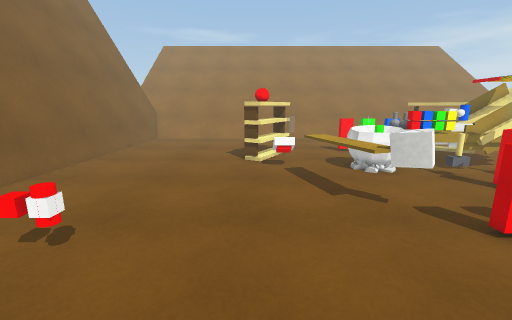
View 1 (above)

22 first-person views from a walk through a scene from a Unity 3-D project. The camera is 1.5 m above the floor, tilts 12° down and sees 90° across. Doors are open. The floor is counted in squares, 0.5 m on a side. Each view is taken from the middle of a square. On the plan, view 1 faces up. The plan holds only what a view shows up to about 19 squares ahead; the rest is blank. The place goes on beyond the plan. The player character is not drawn. Surface patterns are stand-ins for the level's own textures.

View 2
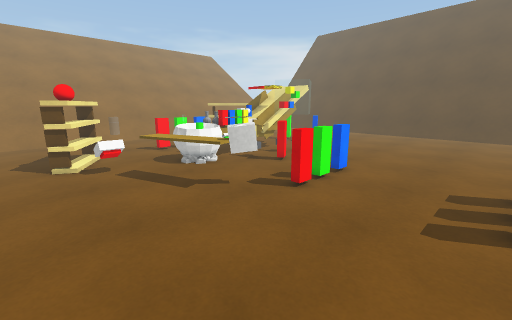

View 3
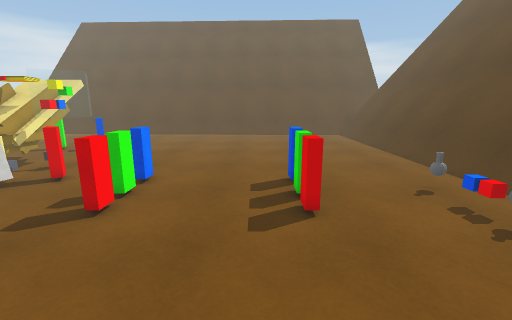

View 4
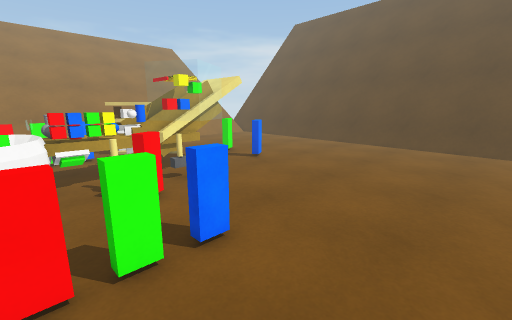

View 5
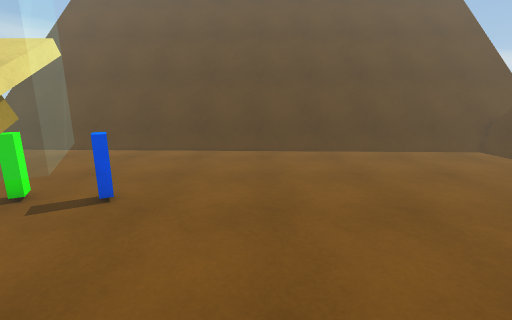

View 6
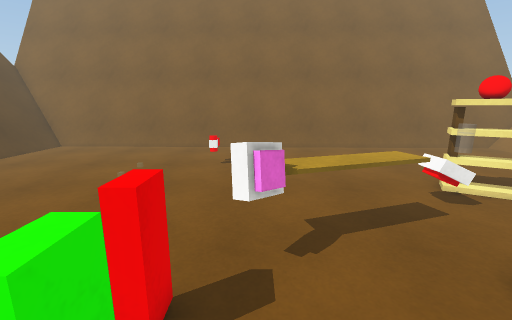

View 7
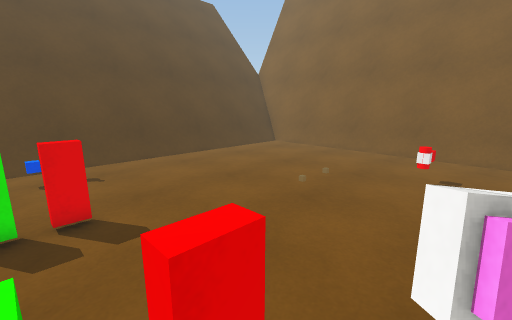

View 8
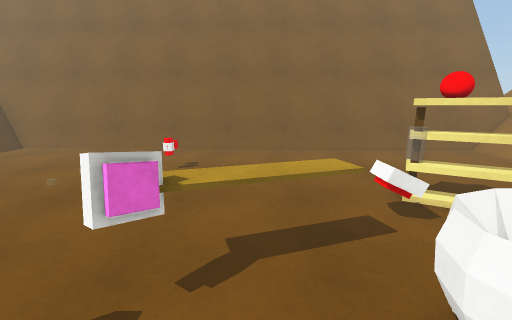

View 9
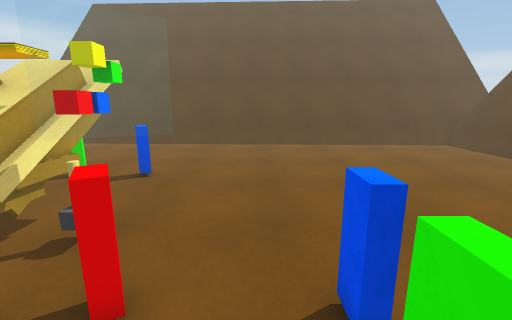

View 10
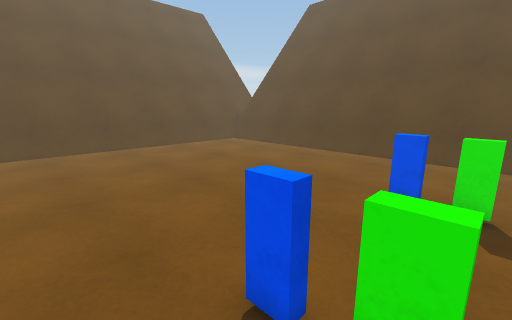

View 11
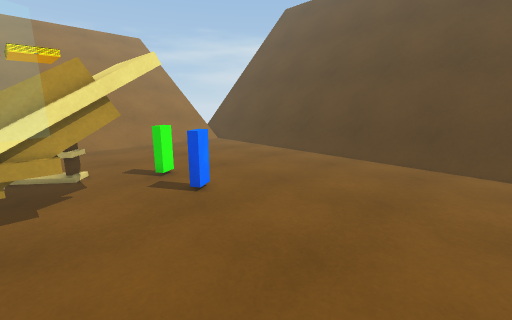

View 12
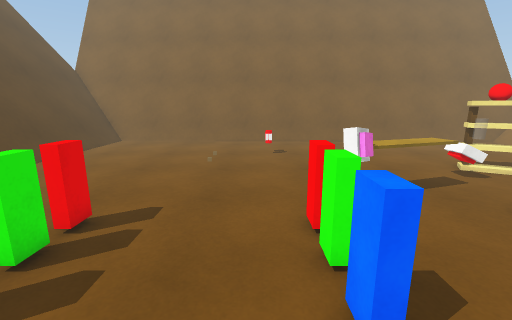

View 13
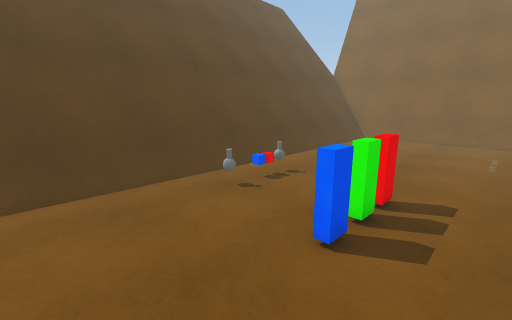

View 14
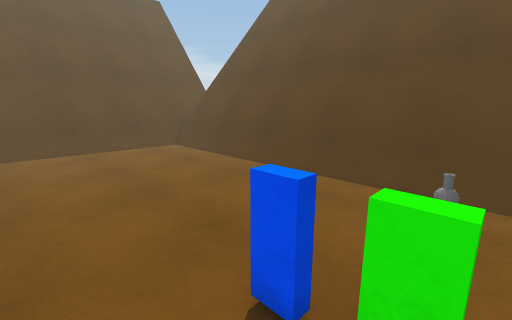

View 15
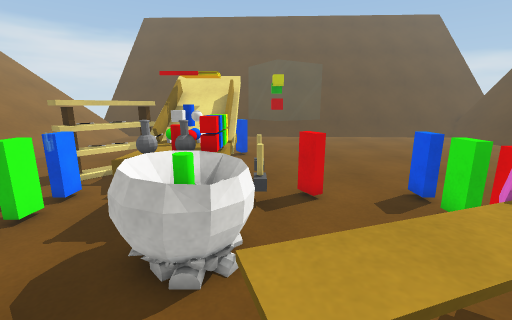

View 16
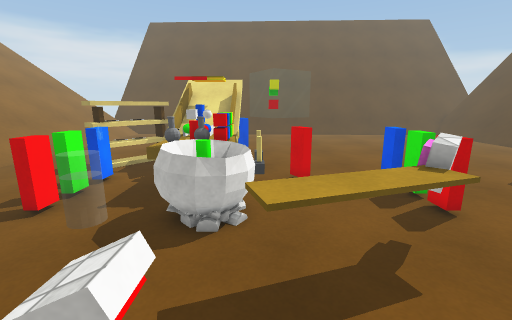

View 17
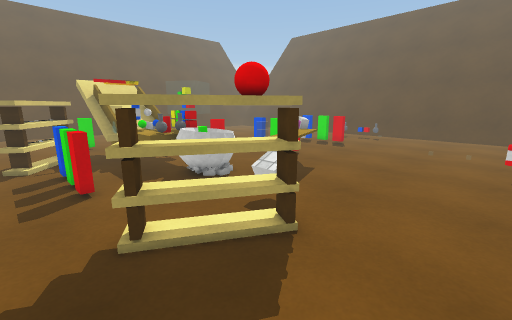

View 18
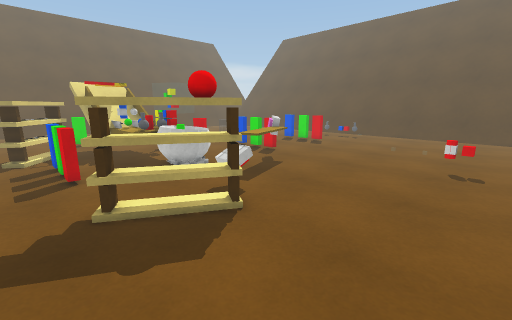

View 19
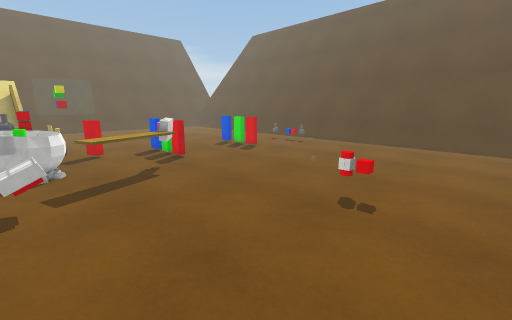

View 20
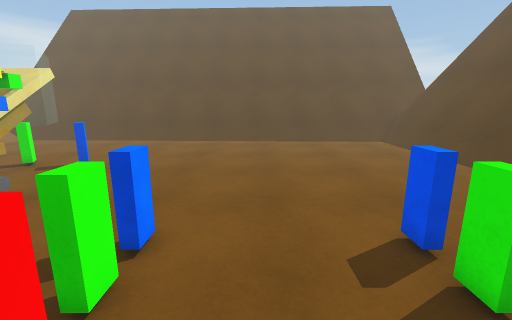

View 21
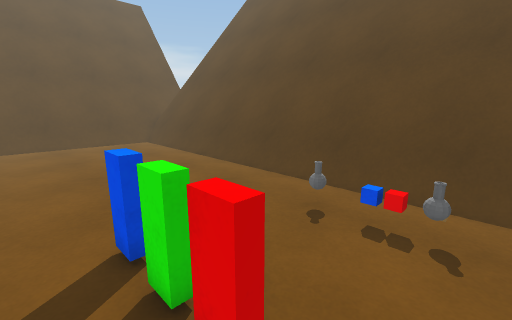

View 22
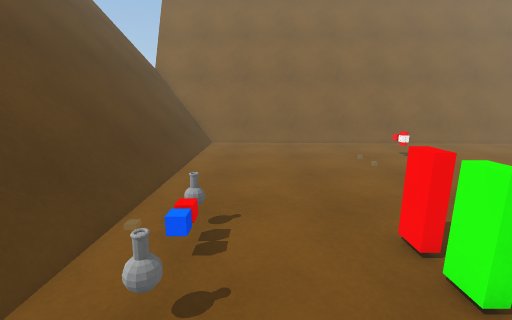

### Floor plan
Key: @ floor where view 1 was taken; # wall or solid block; x gap in a wall; . main floor; : floor 0.25 m higher than the main floor; D open door; = window, fence, low wall or low ledge; ^ raised ledge; B bookshelf; O other object.
Columns run from 11 left of view 1 to 28 right of it. Each row starts with its distance up from view 1.
 19 ##....................BB..............=#
 18 ##..........B....##...BBB.............=#
 17 ##..........BB...=#x#..BBB............=#
 16 #=.........BBB.... .....BB............=#
 15 #=.........OO........OOOOO..=.........=#
 14 #=........BOB...OOOOOOOOOO............=#
 13 #=..........O ..OOOOOOOOOO............=#
 12 #=..........OO..OOOOOOOOOO..=.........=#
 11 #=............^.OOO.O   ..............=#
 10 #=...........=^......OO ..............=#
  9 #=............^^....##  ..............=#
  8 #=............^^......DDD.............=#
  7 #=............=OO.....DDD.............=#
  6 #=.............. =##=xDDD.............=#
  5 #=....OO.........=##=.................^#
  4 #=....................................^#
  3 #=....................................^#
  2 #=...................................#^#
  1 #=...................................#^#
  0 #=.........@.....=##=................#^#
 -1 #=...............=##=................#^#
 -2 #=...................................:^#
 -3 #=...................................:^#
 -4 ##...................................:^#
 -5 #....................................:^#
 -6 #...............O..O.................:##
 -7 #....................................=##
 -8 #         :::::::::::::::::          =##
 -9 #^^^^^^^^^^^^^^^^^^^^^^^^^^^^^^^^^^^^^##
-10 ########################################

Where each view was taken, in squares from view 1:
view 1: 0 up, 0 right, facing up
view 2: 0 up, 2 left, facing up-right
view 3: 1 up, 1 left, facing right
view 4: 1 up, 6 right, facing up-right
view 5: 7 up, 9 right, facing right
view 6: 7 up, 9 right, facing left
view 7: 7 up, 7 right, facing down-left
view 8: 9 up, 8 right, facing left
view 9: 7 up, 6 right, facing right
view 10: 8 up, 7 right, facing down-right
view 11: 4 up, 12 right, facing up-right
view 12: 4 up, 12 right, facing left
view 13: 2 up, 14 right, facing down-left
view 14: 2 up, 7 right, facing down-right
view 15: 11 up, 1 right, facing right
view 16: 11 up, 1 left, facing right
view 17: 19 up, 4 left, facing down-right
view 18: 19 up, 6 left, facing down-right
view 19: 13 up, 8 left, facing down-right
view 20: 3 up, 4 right, facing right
view 21: 1 up, 4 right, facing down-right
view 22: 4 down, 11 right, facing left
